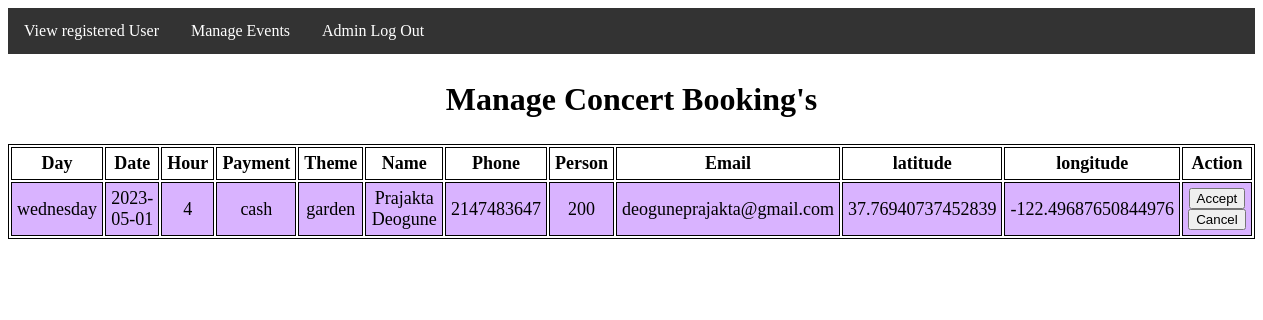
/ManageConcert.php, run on the app's committed database.
### tables this page shows
CREATE TABLE `concert` (
  `Day` text NOT NULL,
  `Date` varchar(15) NOT NULL,
  `Hour` int(7) NOT NULL,
  `Payment` text NOT NULL,
  `Theme` text NOT NULL,
  `Name` longtext NOT NULL,
  `Phone` int(10) NOT NULL,
  `Person` bigint(10) NOT NULL,
  `email` varchar(30) NOT NULL,
  `latitude` double NOT NULL,
  `longitude` double NOT NULL
);

### ManageConcert.php (the view, shortened to what this page needs)
<?php
include "db_connect.php";
include "adminNavbar.php";
$sql = "SELECT * FROM concert";
$result = $conn->query($sql);
?>
<!DOCTYPE html>
<html lang="en">
<head>
</head>
<body>
	<section>
		<h1>Manage Concert Booking's</h1>
		<table>
			<tr>
				<th>Day</th>
				<th>Date</th>
				<th>Hour</th>
				<th>Payment</th>
				<th>Theme</th>
				<th>Name</th>
				<th>Phone</th>
				<th>Person</th>
				<th>Email</th>
				<th>latitude</th>
				<th>longitude</th>
				<th>Action</th>
			</tr>
			<?php
				while($rows=$result->fetch_assoc())
				{
			?>
			<tr>
				<td><?php echo $rows['Day'];?></td>
				<td><?php echo $rows['Date'];?></td>
				<td><?php echo $rows['Hour'];?></td>
				<td><?php echo $rows['Payment'];?></td>
				<td><?php echo $rows['Theme'];?></td>
				<td><?php echo $rows['Name'];?></td>
				<td><?php echo $rows['Phone'];?></td>
				<td><?php echo $rows['Person'];?></td>
				<td><?php echo $rows['email'];?></td>
				<td><?php echo $rows['latitude'];?></td>
				<td><?php echo $rows['longitude'];?></td>
				<td><input type="submit" onClick="location.href='acceptConcertMail.php'" value="Accept">
				<input type="submit" onClick="location.href='cancelConcertMail.php'" value="Cancel"></td>
			</tr>
			<?php
				}
			?>
		</table>
	</section>
</body>
</html>

### ManageConcert.php (style rules this page uses)
table { margin: 0 auto; font-size: large; border: 1px solid black; }
h1 { text-align: center; color: #000000; font-size: xx-large; font-family: 'Gill Sans', 'Gill Sans MT', ' Calibri', 'Trebuchet MS', 'sans-serif'; }
td { background-color: #d9b3ff; border: 1px solid black; }
th, td { font-weight: bold; border: 1px solid black; padding: 5px; text-align: center; }
td { font-weight: lighter; }

### data on the page
concert: Day "wednesday", Date "2023-05-01", Hour "4", Payment "cash", Theme "garden", Name "Prajakta Deogune", Phone "2147483647", Person "200", email "deoguneprajakta@gmail.com", latitude "37.76940737452839", longitude "-122.49687650844976"
